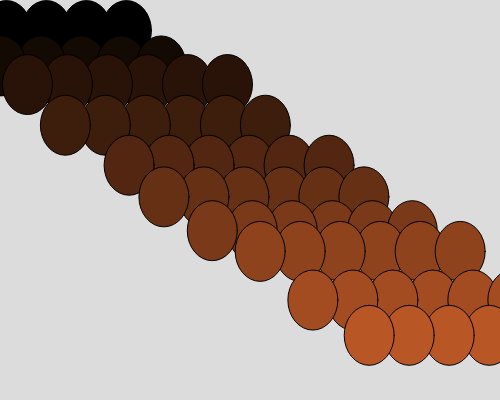
Frame 1 (no input)
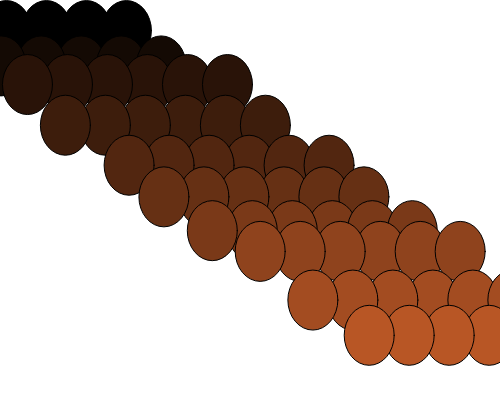
Frame 60 (no input)
Frame 120 (the mouse pressed at the canvas centre since frame 60): identical to frame 60, image omitted

The p5.js sketch that drew these frames (run headless with seeded random() and noise() and a simulated clock; from frame 60 on, the mouse is pressed at the canvas centre):

// p5.js sketch
// ── sketch.js
/// Graphics: Noisy Pattern
/// by Thouficul Chowdhury <tchow004@gold.ac.uk>
//
/// Draw a pattern of slightly noise dots in a line
///
/**
 * @param {Number} hue Hue angle for this color range, from 0-359
 * @param {Number} startX Start x coordinate for pallette
 * @param {Number} startY Start y coordinate for pallette
 * @param {Number} size Size of pallette in pixels
 */
//pallette that is changed by changing the brightness

// array of dots' x positions
var dots_x;

function setup() {
  createCanvas(500, 400);

  regularRandomDots(); // see below
}

function draw() {
  background(220);
  fill(20);

  colorMode(HSB);

  let saturation = 80; // how "colorful" or gray this color is, from 0-100
  let maxBrightness = 80; // maximum brightness value
  //to loop over the brightness and currentColor for each dot that is generated for dots
  for (let colorIndex=0; colorIndex < dots_x.length; colorIndex++)
  {
    let currentBrightness = maxBrightness * colorIndex/dots_x.length;
    let currentColor = color(20, saturation, currentBrightness);
    
    // draw pattern 
    fill(currentColor);
    ellipse(dots_x[colorIndex], dots_y[colorIndex], 50,60);
    ellipse(dots_x[colorIndex] + 40, dots_y[colorIndex], 50,60);
    ellipse(dots_x[colorIndex] + 80, dots_y[colorIndex], 50,60);
    ellipse(dots_x[colorIndex] - 40, dots_y[colorIndex], 50,60);
    ellipse(dots_x[colorIndex] - 80, dots_y[colorIndex], 50,60);
    ellipse(dots_x[colorIndex] - 120, dots_y[colorIndex], 50,60);
  }
}

//
// create regular random dots in a line
// 
function regularRandomDots()
{
  dots_x = []; // clear array
  dots_y = []; //clear array
  // Place dots 1/10 the width of the screen, starting 1/10 width of screen
  // That means we can only draw 9 dots!
  for (var i=0; i < 10; i++) {
     var spacing = width/10;
     var start_x = width/10;
    
     var x = i*spacing + start_x; // new x position
    
     // add some noise to the x position
     x = x + random( -spacing/2, spacing/10);
    
    // put x position into dots_x array
    dots_x.push(x);
  }
  // Place dots 1/10 the height of the screen, starting 1/10 height of screen
  // That means we can only draw 10 dots!
  for (var i=0; i < 10; i++) {
    var spacing = height/12;
    var start_y = height/12;
   
    var y = i*spacing + start_y; // new x position
   
    // add some noise to the x position
    y = y + random( -spacing/2, spacing/10);
   
   // put x position into dots_x array
   dots_y.push(y);
 }
}

//
// Create new positions when mouse is clicked
//
function mouseClicked() {
  regularRandomDots();
}
